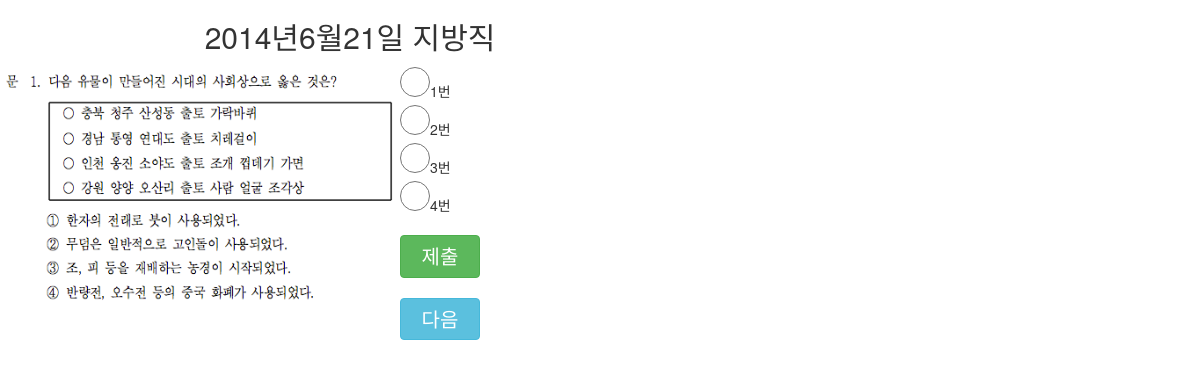
Page /korean_black_page/9/ on the committed database.
### Main/models.py (models this page shows)
class QuestionSet(models.Model):
    name = models.CharField(max_length=255)
    type = models.IntegerField()
    set_num = models.IntegerField()
    objects = QuestionSetManager()

class Question(models.Model):
    url = models.CharField(max_length=255)
    answer = models.IntegerField()
    correct = models.BooleanField()
    question_set = models.ForeignKey(QuestionSet)
    objects = QuestionManager()

### Main/views.py (the view)
# urls.py: url(r'^korean_black_page/(?P<set_id>\d+)/', korean_black_page, name='korean_black_page'),
def korean_black_page(request, set_id):
    questionset = QuestionSet.objects.filter(id=set_id)[0]
    questions = questionset.question_set.all()
    return render_to_response('korean_black_page.html', RequestContext(request, {'questions' : questions, 'questionset' : questionset}))

### templates/korean_black_page.html (shortened to what this page needs)
<!DOCTYPE html>
<html>
<head lang="en">
</head>
<link href="{{STATIC_URL}}bootstrap/css/bootstrap.min.css" rel="stylesheet" media="screen">
<body>
<div class="mainDiv">
    <div class="subDiv">
        <h2 style="text-align:center">{{ questionset.name }}</h2>
        {% for question in questions %}
            {% if forloop.counter0 == 0 %}
                <img src="{{ STATIC_URL }}{{question.question_set.name}}/{{ question.url }}.png" id="{{ question.id }}" class="img{{forloop.counter0}}">
            {% else %}
                <img src="{{ STATIC_URL }}{{question.question_set.name}}/{{ question.url }}.png" id="{{ question.id }}" class="img{{forloop.counter0}}">
            {% endif %}
        {% endfor %}
        <div class="mainAnswerDiv">
            <form>
                <div class="answerDiv"><input type="radio" name="answer" value="0" class="answer">1번</div>
                <div class="answerDiv"><input type="radio" name="answer" value="1" class="answer">2번</div>
                <div class="answerDiv"><input type="radio" name="answer" value="2" class="answer">3번</div>
                <div class="answerDiv"><input type="radio" name="answer" value="3" class="answer">4번</div>
                <button type="button" class="btn btn-success transbtn" onclick="javascript:checkAnswer();" style="margin-top:20px; width: 80px;font-size:20px;">제출</button>
                <button type="button" class="btn  btn-info transbtn" onclick="javascript:nextQuestion();" style="margin-top:20px; width: 80px;font-size:20px;">다음</button>
            </form>
        </div>
    </div>
</div>
</body>
</html>

### templates/korean_black_page.html (style rules this page uses)
@media screen and (min-width: 401px) { .answer { width : 30px; height : 30px; } }
@media screen and (min-width: 401px) { .mainDiv { width:700px; } }
@media screen and (min-width: 401px) { .subDiv { width:700px; float:left; } }
@media screen and (min-width: 401px) { img { float:left;max-width:400px;max-height:400px;display: none; } }
@media screen and (min-width: 401px) { .img0 { float:left;max-width:400px;max-height:400px;display: block; } }
@media screen and (min-width: 401px) { .mainAnswerDiv { float:left; width : 80px; height : 450px; } }

### rows in the picture
QuestionSet: name "2014년6월21일 지방직"
Question: question_set.name (picture)
